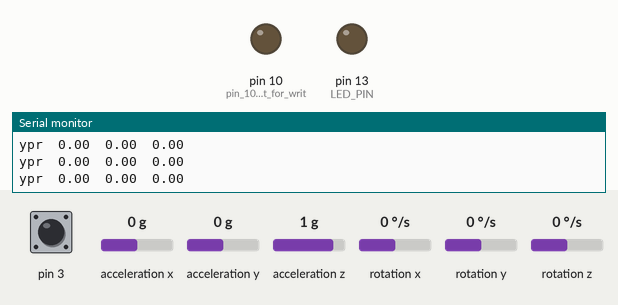
Bench run of a sketch on a simulated Arduino Leonardo, built with avr-gcc and run on an emulated ATmega32U4. Shown: output pins drawn as LEDs (lit = HIGH), the last lines printed to the serial monitor. The test bench sets the inputs (shaded band); at power-on: acceleration z 1 g, acceleration y 0 g, pin 3 HIGH, acceleration x 0 g, rotation x 0 °/s, rotation y 0 °/s, rotation z 0 °/s. Storage starts empty; the sensor or clock chip raises its interrupt line as the real part does.

Above: at 1.7 s.
1.8 s: acceleration z set to 0.1 g
3.3 s: acceleration z set to -0.2 g
At 4.6 s:
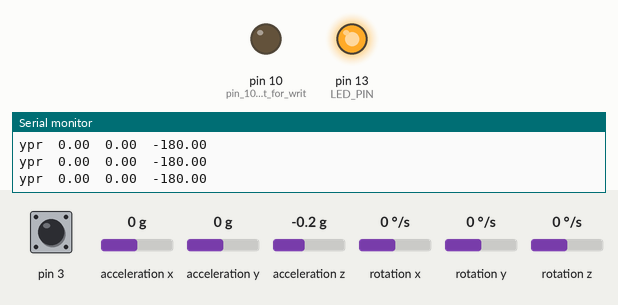
7.8 s: acceleration z set to 0 g
At 9.0 s:
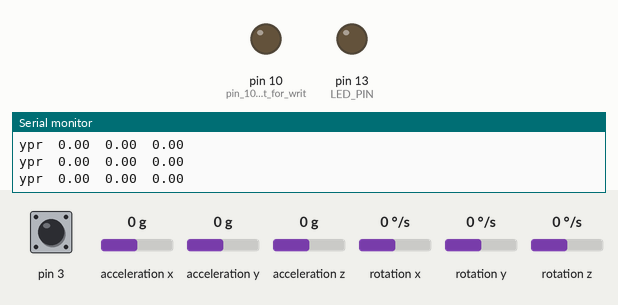
9.3 s: acceleration y set to -1.4 g
At 9.7 s:
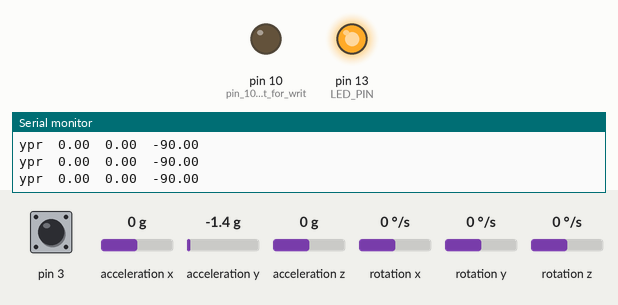
Timing chart, 0 to 11.8 s (numbered marks = the images above; inputs shaded):
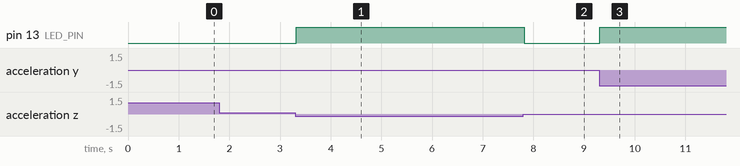

The sketch:

MPU6050_DMP6_custom_rollsensor_1.ino
```cpp
#include <SPI.h>
#include <SD.h>
// I2C device class (I2Cdev) demonstration Arduino sketch for MPU6050 class using DMP (MotionApps v2.0)
// 6/21/2012 by Jeff Rowberg <jeff@rowberg.net>
// Updates should (hopefully) always be available at https://github.com/jrowberg/i2cdevlib
//
// Changelog:
//      2021-07-08 - added to Axicle git
//      2013-05-08 - added seamless Fastwire support
//                 - added note about gyro calibration
//      2012-06-21 - added note about Arduino 1.0.1 + Leonardo compatibility error
//      2012-06-20 - improved FIFO overflow handling and simplified read process
//      2012-06-19 - completely rearranged DMP initialization code and simplification
//      2012-06-13 - pull gyro and accel data from FIFO packet instead of reading directly
//      2012-06-09 - fix broken FIFO read sequence and change interrupt detection to RISING
//      2012-06-05 - add gravity-compensated initial reference frame acceleration output
//                 - add 3D math helper file to DMP6 example sketch
//                 - add Euler output and Yaw/Pitch/Roll output formats
//      2012-06-04 - remove accel offset clearing for better results (thanks Sungon Lee)
//      2012-06-01 - fixed gyro sensitivity to be 2000 deg/sec instead of 250
//      2012-05-30 - basic DMP initialization working

/* ============================================
  I2Cdev device library code is placed under the MIT license
  Copyright (c) 2012 Jeff Rowberg

  Permission is hereby granted, free of charge, to any person obtaining a copy
  of this software and associated documentation files (the "Software"), to deal
  in the Software without restriction, including without limitation the rights
  to use, copy, modify, merge, publish, distribute, sublicense, and/or sell
  copies of the Software, and to permit persons to whom the Software is
  furnished to do so, subject to the following conditions:

  The above copyright notice and this permission notice shall be included in
  all copies or substantial portions of the Software.

  THE SOFTWARE IS PROVIDED "AS IS", WITHOUT WARRANTY OF ANY KIND, EXPRESS OR
  IMPLIED, INCLUDING BUT NOT LIMITED TO THE WARRANTIES OF MERCHANTABILITY,
  FITNESS FOR A PARTICULAR PURPOSE AND NONINFRINGEMENT. IN NO EVENT SHALL THE
  AUTHORS OR COPYRIGHT HOLDERS BE LIABLE FOR ANY CLAIM, DAMAGES OR OTHER
  LIABILITY, WHETHER IN AN ACTION OF CONTRACT, TORT OR OTHERWISE, ARISING FROM,
  OUT OF OR IN CONNECTION WITH THE SOFTWARE OR THE USE OR OTHER DEALINGS IN
  THE SOFTWARE.
  ===============================================
*/

// I2Cdev and MPU6050 must be installed as libraries, or else the .cpp/.h files
// for both classes must be in the include path of your project
#include "I2Cdev.h"

#include "MPU6050_6Axis_MotionApps20.h"
//#include "MPU6050.h" // not necessary if using MotionApps include file

// Arduino Wire library is required if I2Cdev I2CDEV_ARDUINO_WIRE implementation
// is used in I2Cdev.h
#if I2CDEV_IMPLEMENTATION == I2CDEV_ARDUINO_WIRE
#include "Wire.h"
#endif

// class default I2C address is 0x68
// specific I2C addresses may be passed as a parameter here
// AD0 low = 0x68 (default for SparkFun breakout and InvenSense evaluation board)
// AD0 high = 0x69
MPU6050 mpu;
//MPU6050 mpu(0x69); // <-- use for AD0 high

/* =========================================================================
   NOTE: In addition to connection 3.3v, GND, SDA, and SCL, this sketch
   depends on the MPU-6050's INT pin being connected to the Arduino's
   external interrupt #0 pin. On the Arduino Uno and Mega 2560, this is
   digital I/O pin 2.
   ========================================================================= */

/* =========================================================================
   NOTE: Arduino v1.0.1 with the Leonardo board generates a compile error
   when using Serial.write(buf, len). The Teapot output uses this method.
   The solution requires a modification to the Arduino USBAPI.h file, which
   is fortunately simple, but annoying. This will be fixed in the next IDE
   release. For more info, see these links:

   http://arduino.cc/forum/index.php/topic,109987.0.html
   http://code.google.com/p/arduino/issues/detail?id=958
   ========================================================================= */


// uncomment "OUTPUT_READABLE_QUATERNION" if you want to see the actual
// quaternion components in a [w, x, y, z] format (not best for parsing
// on a remote host such as Processing or something though)
//#define OUTPUT_READABLE_QUATERNION

// uncomment "OUTPUT_READABLE_EULER" if you want to see Euler angles
// (in degrees) calculated from the quaternions coming from the FIFO.
// Note that Euler angles suffer from gimbal lock (for more info, see
// http://en.wikipedia.org/wiki/Gimbal_lock)
//#define OUTPUT_READABLE_EULER

// uncomment "OUTPUT_READABLE_YAWPITCHROLL" if you want to see the yaw/
// pitch/roll angles (in degrees) calculated from the quaternions coming
// from the FIFO. Note this also requires gravity vector calculations.
// Also note that yaw/pitch/roll angles suffer from gimbal lock (for
// more info, see: http://en.wikipedia.org/wiki/Gimbal_lock)
#define OUTPUT_READABLE_YAWPITCHROLL

// uncomment "OUTPUT_READABLE_REALACCEL" if you want to see acceleration
// components with gravity removed. This acceleration reference frame is
// not compensated for orientation, so +X is always +X according to the
// sensor, just without the effects of gravity. If you want acceleration
// compensated for orientation, us OUTPUT_READABLE_WORLDACCEL instead.
//#define OUTPUT_READABLE_REALACCEL

// uncomment "OUTPUT_READABLE_WORLDACCEL" if you want to see acceleration
// components with gravity removed and adjusted for the world frame of
// reference (yaw is relative to initial orientation, since no magnetometer
// is present in this case). Could be quite handy in some cases.
//#define OUTPUT_READABLE_WORLDACCEL

// uncomment "OUTPUT_TEAPOT" if you want output that matches the
// format used for the InvenSense teapot demo
//#define OUTPUT_TEAPOT


#define LED_PIN 13 // (Arduino is 13, Teensy is 11, Teensy++ is 6)
bool blinkState = false;

// MPU control/status vars
bool dmpReady = false;  // set true if DMP init was successful
uint8_t mpuIntStatus;   // holds actual interrupt status byte from MPU
uint8_t devStatus;      // return status after each device operation (0 = success, !0 = error)
uint16_t packetSize;    // expected DMP packet size (default is 42 bytes)
uint16_t fifoCount;     // count of all bytes currently in FIFO
uint8_t fifoBuffer[64]; // FIFO storage buffer

// orientation/motion vars
Quaternion q;           // [w, x, y, z]         quaternion container
VectorInt16 aa;         // [x, y, z]            accel sensor measurements
VectorInt16 aaReal;     // [x, y, z]            gravity-free accel sensor measurements
VectorInt16 aaWorld;    // [x, y, z]            world-frame accel sensor measurements
VectorFloat gravity;    // [x, y, z]            gravity vector
float euler[3];         // [psi, theta, phi]    Euler angle container
float ypr[3];           // [yaw, pitch, roll]   yaw/pitch/roll container and gravity vector

// packet structure for InvenSense teapot demo
uint8_t teapotPacket[14] = { '$', 0x02, 0, 0, 0, 0, 0, 0, 0, 0, 0x00, 0x00, '\r', '\n' };


// ================================================================
// ===               INTERRUPT DETECTION ROUTINE                ===
// ================================================================

volatile bool mpuInterrupt = false;     // indicates whether MPU interrupt pin has gone high
void dmpDataReady() {
  mpuInterrupt = true;
}


// ================================================================
// ===                      INITIAL SETUP                       ===
// ================================================================

void setup() {
  // join I2C bus (I2Cdev library doesn't do this automatically)
#if I2CDEV_IMPLEMENTATION == I2CDEV_ARDUINO_WIRE
  Wire.begin();
  TWBR = 12; // 400kHz I2C clock (200kHz if CPU is 8MHz)

  //Wire.setClock(400000); //added

#elif I2CDEV_IMPLEMENTATION == I2CDEV_BUILTIN_FASTWIRE
  Fastwire::setup(400, true);
#endif

  // initialize serial communication
  // (115200 chosen because it is required for Teapot Demo output, but it's
  // really up to you depending on your project)
  Serial.begin(115200);

  pinMode(10, OUTPUT); //pin 10 is output for write signal?

  while (!Serial); // wait for Leonardo enumeration, others continue immediately
  Serial.println("Initializing SD card...");
  /* if (!SD.begin(10)) {
      Serial.println("initialization failed!");
      while(1);
    }
    Serial.println("initialization done.");
    myFile = SD.open("test1.txt", FILE_WRITE);
  */
  // SD Card Intialization
  if (SD.begin(10))
  {
    Serial.println(" SD card ready");
  }
  else
  {
    Serial.println("SD card initialization failed");
  }

  // NOTE: 8MHz or slower host processors, like the Teensy @ 3.3v or Ardunio
  // Pro Mini running at 3.3v, cannot handle this baud rate reliably due to
  // the baud timing being too misaligned with processor ticks. You must use
  // 38400 or slower in these cases, or use some kind of external separate
  // crystal solution for the UART timer.

  // initialize device
  Serial.println(F("Initializing I2C devices..."));
  mpu.initialize();

  // verify connection
  Serial.println(F("Testing device connections..."));
  Serial.println(mpu.testConnection() ? F("MPU6050 connection successful") : F("MPU6050 connection failed"));

  /*
    // wait for ready
    Serial.println(F("\nSend any character to begin DMP programming and demo: "));
    while (Serial.available() && Serial.read()); // empty buffer
    while (!Serial.available());                 // wait for data
    while (Serial.available() && Serial.read()); // empty buffer again
  */
  // load and configure the DMP
  Serial.println(F("Initializing DMP..."));
  devStatus = mpu.dmpInitialize();

  // supply your own gyro offsets here, scaled for min sensitivity
  mpu.setXGyroOffset(220);
  mpu.setYGyroOffset(76);
  mpu.setZGyroOffset(-85);
  mpu.setZAccelOffset(1788); // 1688 factory default for my test chip

  // make sure it worked (returns 0 if so)
  if (devStatus == 0) {
    // turn on the DMP, now that it's ready
    Serial.println(F("Enabling DMP..."));
    mpu.setDMPEnabled(true);

    // enable Arduino interrupt detection
    Serial.println(F("Enabling interrupt detection (Arduino external interrupt 0)..."));
    attachInterrupt(0, dmpDataReady, RISING);
    mpuIntStatus = mpu.getIntStatus();

    // set our DMP Ready flag so the main loop() function knows it's okay to use it
    Serial.println(F("DMP ready! Waiting for first interrupt..."));
    dmpReady = true;

    // get expected DMP packet size for later comparison
    packetSize = mpu.dmpGetFIFOPacketSize();
  } else {
    // ERROR!
    // 1 = initial memory load failed
    // 2 = DMP configuration updates failed
    // (if it's going to break, usually the code will be 1)
    Serial.print(F("DMP Initialization failed (code "));
    Serial.print(devStatus);
    Serial.println(F(")"));
  }

  // configure LED for output
  pinMode(LED_PIN, OUTPUT);

}


// ================================================================
// ===                    MAIN PROGRAM LOOP                     ===
// ================================================================


void loop() {
  // if programming failed, don't try to do anything
  if (!dmpReady) return;

  // wait for MPU interrupt or extra packet(s) available
  while (!mpuInterrupt && fifoCount < packetSize) {
    // other program behavior stuff here
    // .
    // .
    // .
    // if you are really paranoid you can frequently test in between other
    // stuff to see if mpuInterrupt is true, and if so, "break;" from the
    // while() loop to immediately process the MPU data
    // .
    // .
    // .
  }

  // reset interrupt flag and get INT_STATUS byte
  mpuInterrupt = false;
  mpuIntStatus = mpu.getIntStatus();

  // get current FIFO count
  fifoCount = mpu.getFIFOCount();

  // check for overflow (this should never happen unless our code is too inefficient)
  if ((mpuIntStatus & 0x10) || fifoCount == 1024) {
    // reset so we can continue cleanly
    mpu.resetFIFO();
    Serial.println(F("FIFO overflow!"));

    // otherwise, check for DMP data ready interrupt (this should happen frequently)
  } else if (mpuIntStatus & 0x02) {
    // wait for correct available data length, should be a VERY short wait
    while (fifoCount < packetSize) fifoCount = mpu.getFIFOCount();

    // read a packet from FIFO
    mpu.getFIFOBytes(fifoBuffer, packetSize);

    // track FIFO count here in case there is > 1 packet available
    // (this lets us immediately read more without waiting for an interrupt)
    fifoCount -= packetSize;

#ifdef OUTPUT_READABLE_QUATERNION
    // display quaternion values in easy matrix form: w x y z
    mpu.dmpGetQuaternion(&q, fifoBuffer);
    Serial.print("quat\t");
    Serial.print(q.w);
    Serial.print("\t");
    Serial.print(q.x);
    Serial.print("\t");
    Serial.print(q.y);
    Serial.print("\t");
    Serial.println(q.z);
#endif

#ifdef OUTPUT_READABLE_EULER
    // display Euler angles in degrees
    mpu.dmpGetQuaternion(&q, fifoBuffer);
    mpu.dmpGetEuler(euler, &q);
    Serial.print("euler\t");
    Serial.print(euler[0] * 180 / M_PI);
    Serial.print("\t");
    Serial.print(euler[1] * 180 / M_PI);
    Serial.print("\t");
    Serial.println(euler[2] * 180 / M_PI);
#endif

#ifdef OUTPUT_READABLE_YAWPITCHROLL
    // display Euler angles in degrees
    mpu.dmpGetQuaternion(&q, fifoBuffer);
    mpu.dmpGetGravity(&gravity, &q);
    mpu.dmpGetYawPitchRoll(ypr, &q, &gravity);
    ///*
    Serial.print("ypr\t");
    Serial.print(ypr[0] * 180 / M_PI);
    Serial.print("\t");
    Serial.print(ypr[1] * 180 / M_PI);
    Serial.print("\t");
    Serial.println(ypr[2] * 180 / M_PI);
    //*/
#endif

#ifdef OUTPUT_READABLE_REALACCEL
    // display real acceleration, adjusted to remove gravity
    mpu.dmpGetQuaternion(&q, fifoBuffer);
    mpu.dmpGetAccel(&aa, fifoBuffer);
    mpu.dmpGetGravity(&gravity, &q);
    mpu.dmpGetLinearAccel(&aaReal, &aa, &gravity);
    Serial.print("areal\t");
    Serial.print(aaReal.x);
    Serial.print("\t");
    Serial.print(aaReal.y);
    Serial.print("\t");
    Serial.println(aaReal.z);
#endif

#ifdef OUTPUT_READABLE_WORLDACCEL
    // display initial world-frame acceleration, adjusted to remove gravity
    // and rotated based on known orientation from quaternion
    mpu.dmpGetQuaternion(&q, fifoBuffer);
    mpu.dmpGetAccel(&aa, fifoBuffer);
    mpu.dmpGetGravity(&gravity, &q);
    mpu.dmpGetLinearAccel(&aaReal, &aa, &gravity);
    mpu.dmpGetLinearAccelInWorld(&aaWorld, &aaReal, &q);
    Serial.print("aworld\t");
    Serial.print(aaWorld.x);
    Serial.print("\t");
    Serial.print(aaWorld.y);
    Serial.print("\t");
    Serial.println(aaWorld.z);
#endif

#ifdef OUTPUT_TEAPOT
    // display quaternion values in InvenSense Teapot demo format:
    teapotPacket[2] = fifoBuffer[0];
    teapotPacket[3] = fifoBuffer[1];
    teapotPacket[4] = fifoBuffer[4];
    teapotPacket[5] = fifoBuffer[5];
    teapotPacket[6] = fifoBuffer[8];
    teapotPacket[7] = fifoBuffer[9];
    teapotPacket[8] = fifoBuffer[12];
    teapotPacket[9] = fifoBuffer[13];
    Serial.write(teapotPacket, 14);
    teapotPacket[11]++; // packetCount, loops at 0xFF on purpose
#endif


    ////////Roll Sensor Algorithm////////
    float rollrateAllowable[90][2] =
    {
      {  1  ,  250 } ,
      { 2  ,  245.4545455 } ,
      { 3  ,  240.9090909 } ,
      { 4  ,  236.3636364 } ,
      { 5  ,  231.8181818 } ,
      { 6  ,  227.2727273 } ,
      { 7  ,  222.7272727 } ,
      { 8  ,  218.1818182 } ,
      { 9  ,  213.6363636 } ,
      { 10   ,  209.0909091 } ,
      { 11   ,  204.5454545 } ,
      { 12   ,  200 } ,
      { 13   ,  195.4545455 } ,
      { 14   ,  190.9090909 } ,
      { 15   ,  186.3636364 } ,
      { 16   ,  181.8181818 } ,
      { 17   ,  177.2727273 } ,
      { 18   ,  172.7272727 } ,
      { 19   ,  168.1818182 } ,
      { 20   ,  163.6363636 } ,
      { 21   ,  159.0909091 } ,
      { 22   ,  154.5454545 } ,
      { 23   ,  150 } ,
      { 24   ,  145.4545455 } ,
      { 25   ,  140.9090909 } ,
      { 26   ,  136.3636364 } ,
      { 27   ,  131.8181818 } ,
      { 28   ,  127.2727273 } ,
      { 29   ,  122.7272727 } ,
      { 30   ,  118.1818182 } ,
      { 31   ,  113.6363636 } ,
      { 32   ,  109.0909091 } ,
      { 33   ,  104.5454545 } ,
      { 34   ,  100 } ,
      { 35   ,  95.45454545 } ,
      { 36   ,  90.90909091 } ,
      { 37   ,  86.36363636 } ,
      { 38   ,  81.81818182 } ,
      { 39   ,  77.27272727 } ,
      { 40   ,  72.72727273 } ,
      { 41   ,  68.18181818 } ,
      { 42   ,  63.63636364 } ,
      { 43   ,  59.09090909 } ,
      { 44   ,  54.54545455 } ,
      { 45   ,  50  } ,
      { 46   ,  45.45454545 } ,
      { 47   ,  40.90909091 } ,
      { 48   ,  36.36363636 } ,
      { 49   ,  31.81818182 } ,
      { 50   ,  27.27272727 } ,
      { 51   ,  22.72727273 } ,
      { 52   ,  18.18181818 } ,
      { 53   ,  13.63636364 } ,
      { 54   ,  9.090909091 } ,
      { 55   ,  4.545454545 } ,
      { 56   ,  0 } ,
      { 57   ,  0 } ,
      { 58   ,  0 } ,
      { 59   ,  0 } ,
      { 60   ,  0 } ,
      { 61   ,  0 } ,
      { 62   ,  0 } ,
      { 63   ,  0 } ,
      { 64   ,  0 } ,
      { 65   ,  0 } ,
      { 66   ,  0 } ,
      { 67   ,  0 } ,
      { 68   ,  0 } ,
      { 69   ,  0 } ,
      { 70   ,  0 } ,
      { 71   ,  0 } ,
      { 72   ,  0 } ,
      { 73   ,  0 } ,
      { 74   ,  0 } ,
      { 75   ,  0 } ,
      { 76   ,  0 } ,
      { 77   ,  0 } ,
      { 78   ,  0 } ,
      { 79   ,  0 } ,
      { 80   ,  0 } ,
      { 81   ,  0 } ,
      { 82   ,  0 } ,
      { 83   ,  0 } ,
      { 84   ,  0 } ,
      { 85   ,  0 } ,
      { 86   ,  0 } ,
      { 87   ,  0 } ,
      { 88   ,  0 } ,
      { 89   ,  0 } ,
      { 90   ,  0 }
    };


    //////////Roll Sensor//////////
    if ((ypr[2] * 180 / M_PI > 15.0) || (ypr[2] * 180 / M_PI < -15.0)) {
      blinkState = 1;
    } else {
      blinkState = 0;
    }
    //        // blink LED to indicate activity
    //        blinkState = !blinkState;
    digitalWrite(LED_PIN, blinkState);
    //write roll sensor result to sd card


    //////////Data Log//////////
    String dataString = "";
    dataString += String(ypr[0] * 180 / M_PI); //yaw
    dataString += ",";
    dataString += String(ypr[1] * 180 / M_PI); //pitch
    dataString += ",";
    dataString += String(ypr[2] * 180 / M_PI); //roll
    dataString += ",";
    dataString += String(blinkState); //roll sensor

    File dataFile = SD.open("datalog11.txt", FILE_WRITE);

    //If file is available, write it to:
    if (dataFile) {
      dataFile.println(dataString);
      dataFile.close();
    }
    //print to serial
    //Serial.println(dataString);
    //If file isn't working, throw error
  }
  else {
    Serial.println("error writing data packet to SD");
  }

}
```

Measured:
- the behaviour switches between 0 and -0.1 g on acceleration z (found by bisection; images 0 and 1)
- after the input at 3.3 s, pin 13 (LED_PIN): LOW → HIGH at once
- after the input at 7.8 s, pin 13 (LED_PIN): HIGH → LOW at once
- after the input at 9.3 s, pin 13 (LED_PIN): LOW → HIGH at once
